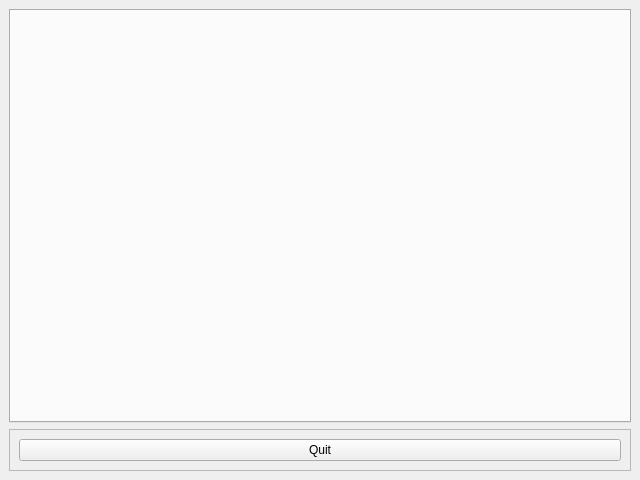
<?xml version="1.0" encoding="UTF-8"?>
<ui version="4.0">
 <class>ToolLauncher</class>
 <widget class="QMainWindow" name="ToolLauncher">
  <property name="geometry">
   <rect>
    <x>0</x>
    <y>0</y>
    <width>640</width>
    <height>480</height>
   </rect>
  </property>
  <property name="sizePolicy">
   <sizepolicy hsizetype="Fixed" vsizetype="Fixed">
    <horstretch>0</horstretch>
    <verstretch>0</verstretch>
   </sizepolicy>
  </property>
  <property name="minimumSize">
   <size>
    <width>640</width>
    <height>480</height>
   </size>
  </property>
  <property name="windowTitle">
   <string>SomeGame Tools</string>
  </property>
  <widget class="QWidget" name="centralwidget">
   <layout class="QVBoxLayout" name="verticalLayout">
    <item>
     <widget class="QTabWidget" name="tabWidget">
      <property name="currentIndex">
       <number>-1</number>
      </property>
     </widget>
    </item>
    <item>
     <widget class="QFrame" name="frame_3">
      <property name="frameShape">
       <enum>QFrame::StyledPanel</enum>
      </property>
      <property name="frameShadow">
       <enum>QFrame::Raised</enum>
      </property>
      <layout class="QHBoxLayout" name="horizontalLayout">
       <item>
        <widget class="QPushButton" name="closeButton">
         <property name="text">
          <string>Quit</string>
         </property>
        </widget>
       </item>
      </layout>
     </widget>
    </item>
   </layout>
  </widget>
 </widget>
 <resources/>
 <connections>
  <connection>
   <sender>closeButton</sender>
   <signal>clicked()</signal>
   <receiver>ToolLauncher</receiver>
   <slot>close()</slot>
   <hints>
    <hint type="sourcelabel">
     <x>291</x>
     <y>260</y>
    </hint>
    <hint type="destinationlabel">
     <x>199</x>
     <y>149</y>
    </hint>
   </hints>
  </connection>
 </connections>
 <slots>
  <slot>runGame()</slot>
 </slots>
</ui>
